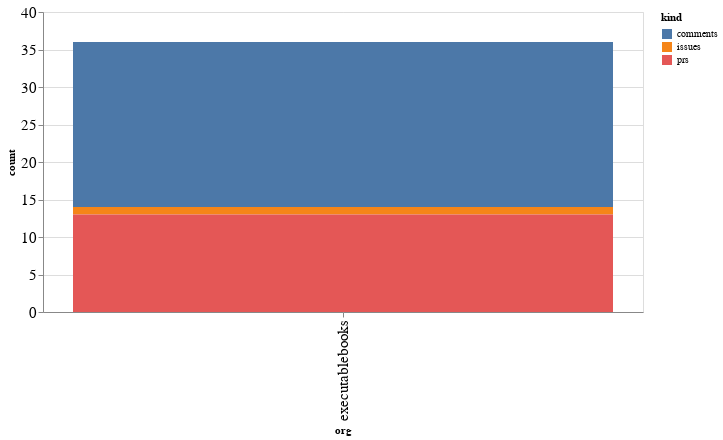

Write notebook code for a chart like this one.
### Code cell
alt.Chart(org_summaries, width=600).mark_bar().encode(
    x='org',
    y='count',
    color='kind',
    tooltip="org"
)

### Figure 1 — Vega-Lite specification as saved in the notebook (floating-point values rounded to 4 significant figures)
{"config": {"axisLeft": {"labelFontSize": 15}, "axisBottom": {"labelFontSize": 15}}, "data": {"name": "data-f2906770d6d848146319d41940b03ccb"}, "mark": "bar", "encoding": {"color": {"type": "nominal", "field": "kind"}, "tooltip": {"type": "nominal", "field": "org"}, "x": {"type": "nominal", "field": "org"}, "y": {"type": "quantitative", "field": "count"}}, "width": 600, "$schema": "https://vega.github.io/schema/vega-lite/v4.8.1.json", "datasets": {"data-f2906770d6d848146319d41940b03ccb": [{"org": "executablebooks", "kind": "comments", "count": 22}, {"org": "executablebooks", "kind": "issues", "count": 1}, {"org": "executablebooks", "kind": "prs", "count": 13}]}}
